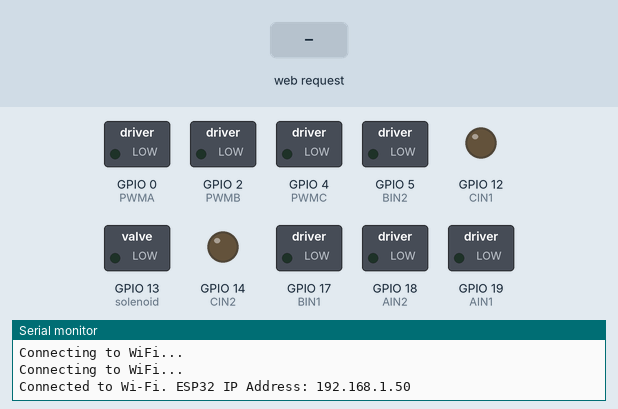
This sketch was run on a simulated ESP32. Shown: switched loads named in the sketch (green lamp = pin HIGH), output pins drawn as LEDs (lit = HIGH), the last lines printed to the serial monitor. The inputs (shaded band) are chosen by the test bench. WiFi joins after 1.5 s; servers stay silent unless stated.

Above: at 3.2 s.
3.3 s: HTTP request GET /control?cmd=up received
At 4.2 s:
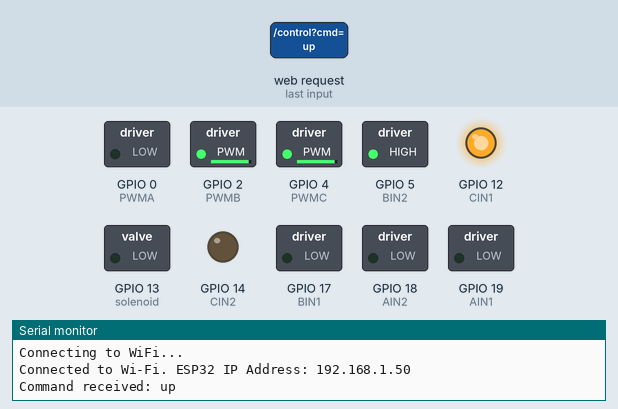
4.8 s: HTTP request GET /control?cmd=down received
At 5.4 s:
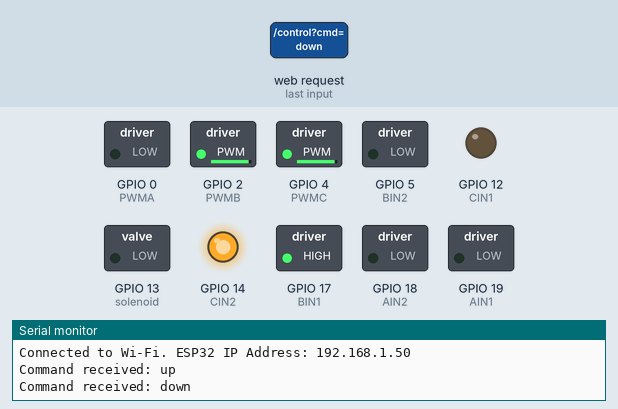
6.3 s: HTTP request GET /control?cmd=left received
At 7.5 s:
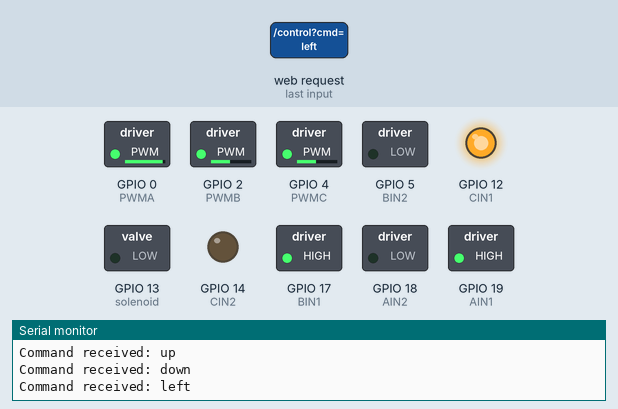
7.8 s: HTTP request GET /control?cmd=right received
At 8.8 s:
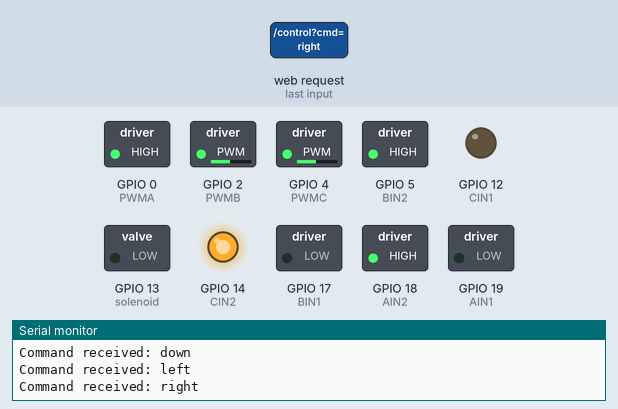
Timing chart, 0 to 10.3 s (numbered marks = the images above; inputs shaded):
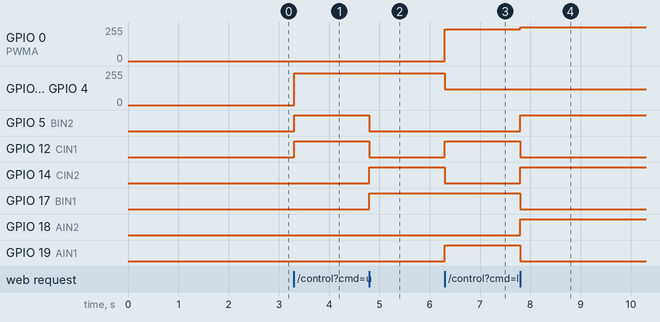

The sketch:

Code.ino
```cpp
#include <WiFi.h>            // Use ESP32 WiFi library
#include <WebServer.h>        // Use ESP32 WebServer library

#define AIN1 19   // Front-left wheel direction pin 1
#define AIN2 18  // Front-left wheel direction pin 2
#define PWMA 0   // Front-left wheel speed

#define BIN1 17   // Front-right wheel direction pin 1
#define BIN2 5  // Front-right wheel direction pin 2
#define PWMB 2  // Front-right wheel speed

// Second Motor Driver (Rear Wheel)
#define CIN1 12  // Rear wheel direction pin 1
#define CIN2 14  // Rear wheel direction pin 2
#define PWMC 4  // Rear wheel speed

#define solenoid 13
#define roller 15
// Speed setting (0 to 255)
int speedValue = 240;  // Adjust as needed

// Replace with your network credentials
const char *ssid = "realme GT 6T";
const char *password = "j5u2284c";

// Create a WebServer object on port 80
WebServer server(80);

// HTML, CSS, and JavaScript for the updated interface
const char* html = R"rawliteral(
<!DOCTYPE html>
<html lang="en">
<head>
    <meta charset="UTF-8">
    <meta name="viewport" content="width=device-width, initial-scale=1.0">
    <title>RoboSoccer Control</title>
    <style>
        body {
            font-family: Arial, sans-serif;
            text-align: center;
            background-color: #f0f0f0;
            margin: 0;
            padding: 0;
            display: flex;
            flex-direction: column;
            justify-content: center;
            align-items: center;
            height: 100vh;
        }
        h1 {
            color: #333;
            margin-bottom: 20px;
        }
        .joystick-container {
            display: grid;
            grid-template-columns: repeat(3, 100px);
            grid-template-rows: repeat(3, 100px);
            gap: 10px;
            margin-bottom: 20px;
        }
        .joystick-button {
            width: 100px;
            height: 100px;
            background-color: #4CAF50;
            border: none;
            border-radius: 10px;
            color: white;
            font-size: 24px;
            cursor: pointer;
            box-shadow: 0 0 10px rgba(0, 0, 0, 0.2);
            user-select: none;
        -webkit-user-select: none; /* Safari */
        -moz-user-select: none; /* Firefox */
          -ms-user-select: none; /* IE/Edge */
        }
        .joystick-button:active {
            background-color: #45a049;
        }
        .joystick-button.up {
            grid-column: 2;
            grid-row: 1;
        }
        .joystick-button.down {
            grid-column: 2;
            grid-row: 3;
        }
        .joystick-button.left {
            grid-column: 1;
            grid-row: 2;
        }
        .joystick-button.right {
            grid-column: 3;
            grid-row: 2;
        }
        .action-buttons {
            display: flex;
            gap: 10px;
            margin-bottom: 20px;
        }
        .action-buttons button {
            width: 100px;
            height: 50px;
            background-color: #008CBA;
            border: none;
            border-radius: 5px;
            color: white;
            font-size: 16px;
            cursor: pointer;
            box-shadow: 0 0 10px rgba(0, 0, 0, 0.2);
             user-select: none;
        -webkit-user-select: none; /* Safari */
        -moz-user-select: none; /* Firefox */
          -ms-user-select: none; /* IE/Edge */

        }
        .action-buttons button:active {
            background-color: #007B9E;
        }
        .rotate-buttons {
            display: flex;
            gap: 10px;
        }
        .rotate-buttons button {
            width: 120px;
            height: 50px;
            background-color: #f44336;
            border: none;
            border-radius: 5px;
            color: white;
            font-size: 16px;
            cursor: pointer;
            box-shadow: 0 0 10px rgba(0, 0, 0, 0.2);
             user-select: none;
        -webkit-user-select: none; /* Safari */
        -moz-user-select: none; /* Firefox */
          -ms-user-select: none; /* IE/Edge */
        }
        .rotate-buttons button:active {
            background-color: #D32F2F;
        }
    </style>
</head>
<body>
    <h1>RoboSoccer</h1>
    <div class="joystick-container">
        <button class="joystick-button up" ontouchstart="sendCommand('up')"
        ontouchend="sendCommand('stop')">▲</button>
        <button class="joystick-button down" ontouchstart="sendCommand('down')" ontouchend="sendCommand('stop')">▼</button>
        <button class="joystick-button left" ontouchstart="sendCommand('left')" ontouchend="sendCommand('stop')" >◀</button>
        <button class="joystick-button right" ontouchstart="sendCommand('right')" ontouchend="sendCommand('stop')">▶</button>
    </div>
    <div class="action-buttons">
        <button ontouchstart="sendCommand('hit')">Hit</button>
        <button ontouchstart ="sendCommand('roller_on')">Roller On</button>
        <button ontouchstart ="sendCommand('roller_off')">Roller Off</button>
        <button ontouchstart ="sendCommand('stop')">Stop</button>
    </div>
    <div class="rotate-buttons">
        <button ontouchstart ="sendCommand('rotate_cw')"  ontouchend="sendCommand('stop')">Rotate CW</button>
        <button ontouchstart ="sendCommand('rotate_acw')" ontouchend="sendCommand('stop')">Rotate ACW</button>
    </div>
    <script>
        function sendCommand(command) {
            fetch(`/control?cmd=${command}`)
                .then(response => response.text())
                .then(data => console.log(data))
                .catch(error => console.error('Error:', error));
        }
    </script>
</body>
</html>
)rawliteral";

void setup() {
    // Start serial communication
    Serial.begin(921600);

    // Connect to Wi-Fi
    WiFi.begin(ssid, password);

    // Wait until connected to Wi-Fi
    unsigned long startTime = millis();
    while (WiFi.status() != WL_CONNECTED) {
        delay(1000);
        Serial.println("Connecting to WiFi...");

        // Check if the connection attempt takes too long
        if (millis() - startTime > 10000) {
            Serial.println("Failed to connect to Wi-Fi within 10 seconds!");
            break;
        }
    }

    if (WiFi.status() == WL_CONNECTED) {
        String ipAddress = WiFi.localIP().toString();
        Serial.print("Connected to Wi-Fi. ESP32 IP Address: ");
        Serial.println(ipAddress);
    } else {
        Serial.println("Failed to connect to Wi-Fi.");
    }

    // Set up the web server routes
    server.on("/", HTTP_GET, []() {
        server.send(200, "text/html", html);
    });

    server.on("/control", HTTP_GET, []() {
        String command = server.arg("cmd");
        Serial.print("Command received: ");
        Serial.println(command);

        // Add your motor control logic here based on the command
        if (command == "up") {
          unsigned int start = millis();
            Forward();
        } else if (command == "down") {
            Backward();
        } else if (command == "left") {
            Left();
        } else if (command == "right") {
            Right();
        } else if (command == "hit") {
          digitalWrite(solenoid,HIGH);
          delay(1000);
          digitalWrite(solenoid,LOW);
        } else if (command == "roller_on") {
            analogWrite(roller,100);
        }
        else if(command == "stop"){
          stopBot();
        }
        else if (command == "roller_off") {
            analogWrite(roller,0);
        } else if (command == "rotate_cw") {
            Clk_Rot();
        } else if (command == "rotate_acw") {
             Aclk_Rot();
        }

        server.send(200, "text/plain", "OK");
    });

    server.begin();
    pinMode(solenoid,OUTPUT);
     pinMode(AIN1, OUTPUT);
    pinMode(AIN2, OUTPUT);
    pinMode(PWMA, OUTPUT);

    pinMode(BIN1, OUTPUT);
    pinMode(BIN2, OUTPUT);
    pinMode(PWMB, OUTPUT);

    // Rear wheel motor driver
    pinMode(CIN1, OUTPUT);
    pinMode(CIN2, OUTPUT);
    pinMode(PWMC, OUTPUT);
}

void loop() {
    server.handleClient();
}

void driveMotor(int in1, int in2, int pwmPin, int speed) {
    if (speed > 0) {
        digitalWrite(in1, HIGH);
        digitalWrite(in2, LOW);
    } else if (speed < 0) {
        digitalWrite(in1, LOW);
        digitalWrite(in2, HIGH);
    } else {
        digitalWrite(in1, LOW);
        digitalWrite(in2, LOW);
    }
    analogWrite(pwmPin, abs(speed));
}

// Omni-wheel movement functions
void Forward() {  // Forward
    driveMotor(AIN1, AIN2, PWMA, 0);
    driveMotor(BIN1, BIN2, PWMB, -speedValue);
    driveMotor(CIN1, CIN2, PWMC, speedValue);
}

void Backward() {  // Backward
    driveMotor(AIN1, AIN2, PWMA, 0);
    driveMotor(CIN1, CIN2, PWMC, -speedValue);
    driveMotor(BIN1, BIN2, PWMB, speedValue);
}

void Left() {  // Right
    driveMotor(AIN1, AIN2, PWMA, speedValue);
    driveMotor(BIN1, BIN2, PWMB, speedValue/2);
    driveMotor(CIN1, CIN2, PWMC, speedValue/2);
}

void Right() {  // Left
    driveMotor(AIN1, AIN2, PWMA, -speedValue-15);
    driveMotor(BIN1, BIN2, PWMB, -speedValue/2);
    driveMotor(CIN1, CIN2, PWMC, -speedValue/2);
}

void Clk_Rot(){
    driveMotor(AIN1, AIN2, PWMA, -speedValue/2.55);
    driveMotor(BIN1, BIN2, PWMB, speedValue/2.55);
    driveMotor(CIN1, CIN2, PWMC, speedValue/2.55);
}

void Aclk_Rot(){
    driveMotor(AIN1, AIN2, PWMA, speedValue/2.55);
    driveMotor(BIN1, BIN2, PWMB, -speedValue/2.55);
    driveMotor(CIN1, CIN2, PWMC, -speedValue/2.55);
}

void stopBot() {
    driveMotor(AIN1, AIN2, PWMA, 20);
    driveMotor(BIN1, BIN2, PWMB, 20);
    driveMotor(CIN1, CIN2, PWMC, 20);
}
```

Measured:
- after the input at 3.3 s, GPIO 2 (PWMB), GPIO 4 (PWMC): 0/255 → 240/255 at once; GPIO 5 (BIN2), GPIO 12 (CIN1): LOW → HIGH at once
- after the input at 4.8 s, GPIO 5 (BIN2), GPIO 12 (CIN1): HIGH → LOW at once; GPIO 14 (CIN2), GPIO 17 (BIN1): LOW → HIGH at once
- after the input at 6.3 s, GPIO 0 (PWMA): 0/255 → 240/255 at once; GPIO 2 (PWMB), GPIO 4 (PWMC): 240/255 → 120/255 at once; GPIO 12 (CIN1), GPIO 19 (AIN1): LOW → HIGH at once; GPIO 14 (CIN2): HIGH → LOW at once
- after the input at 7.8 s, GPIO 0 (PWMA): 240/255 → 255/255 at once; GPIO 5 (BIN2), GPIO 14 (CIN2), GPIO 18 (AIN2): LOW → HIGH at once; GPIO 12 (CIN1), GPIO 17 (BIN1), GPIO 19 (AIN1): HIGH → LOW at once
